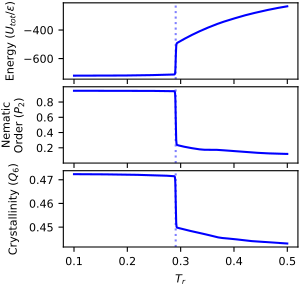

The script that drew this image:
#!/usr/bin/env python3
# -*- coding: utf-8 -*-
"""
created on Tue June 16 08:41:00 2020

@author: pierrekawak
"""

import sys
import numpy as np
import matplotlib.pyplot as plt
from mpl_toolkits.mplot3d import axes3d, Axes3D
import random
import sys
import pandas as pd

maxT = 0.5
minT = 0.0
WL_file_name      = "WLMC_results.out" 
WL_data = np.loadtxt(WL_file_name, usecols=(0,2,3,5,6))
WL_df = pd.DataFrame({'T': WL_data[:,0],
                      'Em': WL_data[:,1],
                      'Cv': WL_data[:,2],
                      'q6': WL_data[:,3],
                      'P2': WL_data[:,4]
                      })
WL_df = WL_df[WL_df['T'] < maxT]
WL_df = WL_df[WL_df['T'] > minT]

fig, ax = plt.subplots(3, 1, sharex=True, figsize=(3.0,0.95*3))

ax[0].plot(WL_df["T"], WL_df["Em"], color='blue', label='WLMC')
ax[0].set_ylabel(r"Energy ($U_{tot}/\epsilon$)", fontsize=8, labelpad=4.1)
ax[0].tick_params(axis='both', labelsize=8)
ax[0].axvline(x=0.2907, color='b', alpha=0.5, ls=':')

ax[1].plot(WL_df["T"], WL_df["P2"], color='blue', label='WLMC')
ax[1].set_ylim(0,1)
ax[1].set_yticks([.2,.4,.6,.8])
ax[1].set_ylabel("Nematic""\n"r"Order ($P_{2}$)", fontsize=8, labelpad=7)
ax[1].tick_params(axis='both', labelsize=8)
ax[1].axvline(x=0.2907, color='b', alpha=0.5, ls=':')

ax[2].plot(WL_df["T"], WL_df["q6"], color='blue', label='WLMC')
ax[2].set_ylabel(r"Crystallinity ($Q_{6}$)", fontsize=8, labelpad=6)
ax[2].tick_params(axis='both', labelsize=8)
ax[2].axvline(x=0.2907, color='b', alpha=0.5, ls=':')
ax[2].set_xlabel(r"$T_{r}$", fontsize=8, labelpad=5)
plt.subplots_adjust(left=0.21, top=0.99, bottom=0.13, right=0.995, hspace=0.1)
plt.savefig("subfig-WLMC_10.25.pdf")
